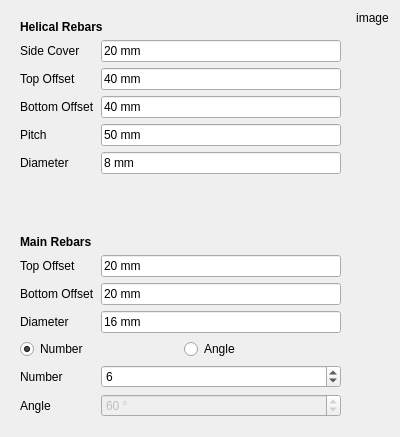
<?xml version="1.0" encoding="UTF-8"?>
<ui version="4.0">
 <class>Form</class>
 <widget class="QWidget" name="Form">
  <property name="geometry">
   <rect>
    <x>0</x>
    <y>0</y>
    <width>400</width>
    <height>437</height>
   </rect>
  </property>
  <property name="windowTitle">
   <string>Form</string>
  </property>
  <layout class="QGridLayout" name="gridLayout" columnstretch="1,0">
   <item row="0" column="0" rowspan="2">
    <widget class="QWidget" name="helical_rebars_dataWidget" native="true">
     <layout class="QFormLayout" name="formLayout">
      <item row="0" column="0" colspan="2">
       <widget class="QLabel" name="helical_rebars_heading">
        <property name="font">
         <font>
          <weight>75</weight>
          <bold>true</bold>
         </font>
        </property>
        <property name="text">
         <string>Helical Rebars</string>
        </property>
       </widget>
      </item>
      <item row="1" column="0">
       <widget class="QLabel" name="sideCoverLabel">
        <property name="text">
         <string>Side Cover</string>
        </property>
       </widget>
      </item>
      <item row="1" column="1">
       <widget class="Gui::InputField" name="sideCover">
        <property name="text">
         <string>20 mm</string>
        </property>
        <property name="unit" stdset="0">
         <string notr="true">mm</string>
        </property>
        <property name="quantity" stdset="0">
         <double>20.000000000000000</double>
        </property>
       </widget>
      </item>
      <item row="2" column="0">
       <widget class="QLabel" name="helical_rebars_topOffsetLabel">
        <property name="text">
         <string>Top Offset</string>
        </property>
       </widget>
      </item>
      <item row="2" column="1">
       <widget class="Gui::InputField" name="helical_rebars_topOffset">
        <property name="text">
         <string>40 mm</string>
        </property>
        <property name="unit" stdset="0">
         <string notr="true">mm</string>
        </property>
        <property name="quantity" stdset="0">
         <double>40.000000000000000</double>
        </property>
       </widget>
      </item>
      <item row="3" column="0">
       <widget class="QLabel" name="helical_rebars_bottomOffsetLabel">
        <property name="text">
         <string>Bottom Offset</string>
        </property>
       </widget>
      </item>
      <item row="3" column="1">
       <widget class="Gui::InputField" name="helical_rebars_bottomOffset">
        <property name="text">
         <string>40 mm</string>
        </property>
        <property name="unit" stdset="0">
         <string notr="true">mm</string>
        </property>
        <property name="quantity" stdset="0">
         <double>40.000000000000000</double>
        </property>
       </widget>
      </item>
      <item row="4" column="0">
       <widget class="QLabel" name="pitchLabel">
        <property name="text">
         <string>Pitch</string>
        </property>
       </widget>
      </item>
      <item row="4" column="1">
       <widget class="Gui::InputField" name="pitch">
        <property name="text">
         <string>50 mm</string>
        </property>
        <property name="unit" stdset="0">
         <string notr="true">mm</string>
        </property>
        <property name="quantity" stdset="0">
         <double>50.000000000000000</double>
        </property>
       </widget>
      </item>
      <item row="5" column="0">
       <widget class="QLabel" name="helical_rebars_diameterLabel">
        <property name="text">
         <string>Diameter</string>
        </property>
       </widget>
      </item>
      <item row="5" column="1">
       <widget class="Gui::InputField" name="helical_rebars_diameter">
        <property name="text">
         <string>8 mm</string>
        </property>
        <property name="unit" stdset="0">
         <string notr="true">mm</string>
        </property>
        <property name="quantity" stdset="0">
         <double>8.000000000000000</double>
        </property>
       </widget>
      </item>
     </layout>
    </widget>
   </item>
   <item row="2" column="0">
    <widget class="QWidget" name="main_rebars_dataWidget" native="true">
     <layout class="QFormLayout" name="formLayout_2">
      <item row="0" column="0" colspan="2">
       <widget class="QLabel" name="main_rebars_heading">
        <property name="font">
         <font>
          <weight>75</weight>
          <bold>true</bold>
         </font>
        </property>
        <property name="text">
         <string>Main Rebars</string>
        </property>
       </widget>
      </item>
      <item row="1" column="0">
       <widget class="QLabel" name="main_rebars_topOffsetLabel">
        <property name="text">
         <string>Top Offset</string>
        </property>
       </widget>
      </item>
      <item row="1" column="1">
       <widget class="Gui::InputField" name="main_rebars_topOffset">
        <property name="text">
         <string>20 mm</string>
        </property>
        <property name="unit" stdset="0">
         <string notr="true">mm</string>
        </property>
        <property name="quantity" stdset="0">
         <double>20.000000000000000</double>
        </property>
       </widget>
      </item>
      <item row="2" column="0">
       <widget class="QLabel" name="main_rebars_bottomOffsetLabel">
        <property name="text">
         <string>Bottom Offset</string>
        </property>
       </widget>
      </item>
      <item row="2" column="1">
       <widget class="Gui::InputField" name="main_rebars_bottomOffset">
        <property name="text">
         <string>20 mm</string>
        </property>
        <property name="unit" stdset="0">
         <string notr="true">mm</string>
        </property>
        <property name="quantity" stdset="0">
         <double>20.000000000000000</double>
        </property>
       </widget>
      </item>
      <item row="3" column="0">
       <widget class="QLabel" name="main_rebars_diameterLabel">
        <property name="text">
         <string>Diameter</string>
        </property>
       </widget>
      </item>
      <item row="3" column="1">
       <widget class="Gui::InputField" name="main_rebars_diameter">
        <property name="text">
         <string>16 mm</string>
        </property>
        <property name="unit" stdset="0">
         <string notr="true">mm</string>
        </property>
        <property name="quantity" stdset="0">
         <double>16.000000000000000</double>
        </property>
       </widget>
      </item>
      <item row="4" column="0" colspan="2">
       <layout class="QHBoxLayout" name="horizontalLayout">
        <item>
         <widget class="Gui::PrefRadioButton" name="main_rebars_number_radio">
          <property name="enabled">
           <bool>true</bool>
          </property>
          <property name="acceptDrops">
           <bool>false</bool>
          </property>
          <property name="text">
           <string>Number</string>
          </property>
          <property name="checked">
           <bool>true</bool>
          </property>
         </widget>
        </item>
        <item>
         <widget class="Gui::PrefRadioButton" name="main_rebars_angle_radio">
          <property name="text">
           <string>Angle</string>
          </property>
         </widget>
        </item>
       </layout>
      </item>
      <item row="5" column="0">
       <widget class="QLabel" name="main_rebars_numberLabel">
        <property name="text">
         <string>Number</string>
        </property>
       </widget>
      </item>
      <item row="5" column="1">
       <widget class="Gui::PrefSpinBox" name="main_rebars_number">
        <property name="enabled">
         <bool>true</bool>
        </property>
        <property name="value">
         <number>6</number>
        </property>
       </widget>
      </item>
      <item row="6" column="0">
       <widget class="QLabel" name="main_rebars_angleLabel">
        <property name="text">
         <string>Angle</string>
        </property>
       </widget>
      </item>
      <item row="6" column="1">
       <widget class="Gui::PrefSpinBox" name="main_rebars_angle">
        <property name="enabled">
         <bool>false</bool>
        </property>
        <property name="suffix">
         <string> °</string>
        </property>
        <property name="minimum">
         <number>1</number>
        </property>
        <property name="maximum">
         <number>360</number>
        </property>
        <property name="value">
         <number>60</number>
        </property>
       </widget>
      </item>
     </layout>
    </widget>
   </item>
   <item row="0" column="1" rowspan="3">
    <widget class="QLabel" name="columReinforcementImage">
     <property name="sizePolicy">
      <sizepolicy hsizetype="Expanding" vsizetype="Expanding">
       <horstretch>0</horstretch>
       <verstretch>0</verstretch>
      </sizepolicy>
     </property>
     <property name="text">
      <string>image</string>
     </property>
     <property name="scaledContents">
      <bool>false</bool>
     </property>
     <property name="alignment">
      <set>Qt::AlignHCenter|Qt::AlignTop</set>
     </property>
    </widget>
   </item>
  </layout>
 </widget>
 <customwidgets>
  <customwidget>
   <class>Gui::InputField</class>
   <extends>QLineEdit</extends>
   <header>Gui/InputField.h</header>
  </customwidget>
  <customwidget>
   <class>Gui::PrefSpinBox</class>
   <extends>QSpinBox</extends>
   <header>Gui/PrefWidgets.h</header>
  </customwidget>
  <customwidget>
   <class>Gui::PrefRadioButton</class>
   <extends>QRadioButton</extends>
   <header>Gui/PrefWidgets.h</header>
  </customwidget>
 </customwidgets>
 <resources/>
 <connections/>
</ui>
